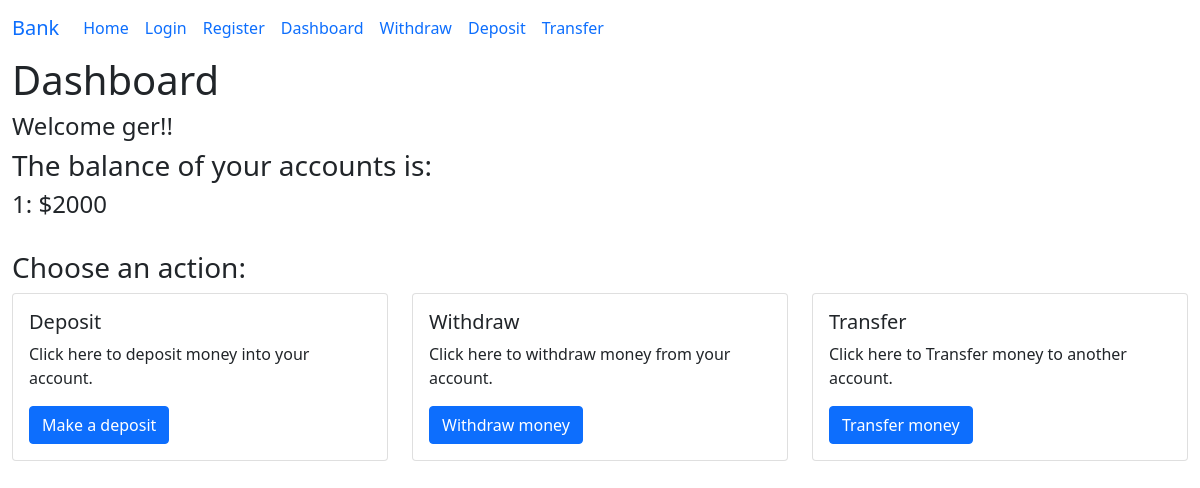
Before: /dashboard (signed in) with the older database file.
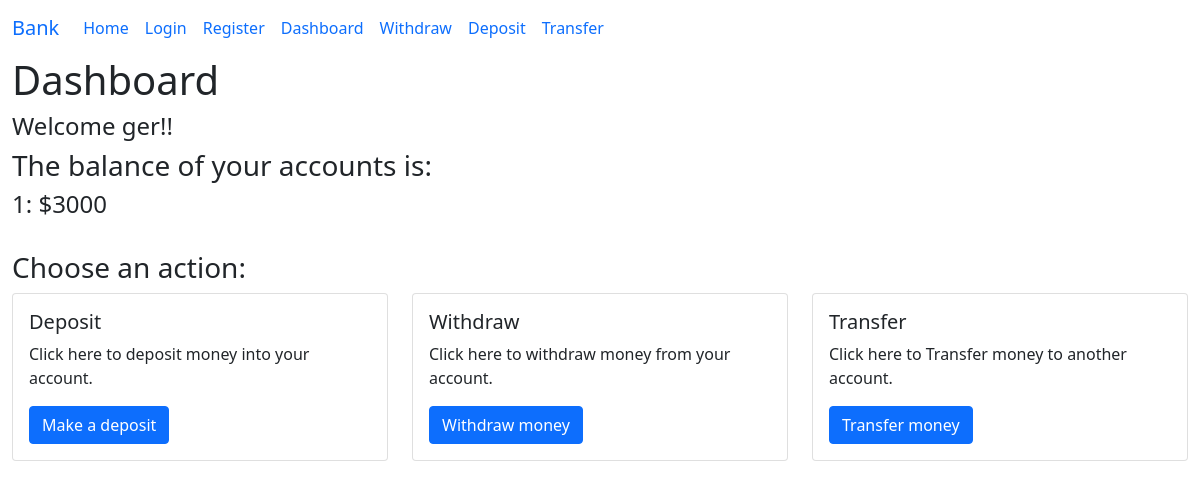
After: the same page with the newer database file.
### app.py (models this page shows, shortened)
class User(db.Model, UserMixin):
    id = db.Column(db.Integer, primary_key=True)
    username = db.Column(db.String(100), nullable=False, unique=True)
    password = db.Column(db.String(100), nullable=False)
    login_attempts = db.Column(db.Integer, default=0)
    is_locked = db.Column(db.Boolean, default=False)

class Account(db.Model):
    id = db.Column(db.Integer, primary_key=True)
    user_id = db.Column(db.Integer, db.ForeignKey('user.id'), nullable=False)
    balance = db.Column(db.Integer, default=2000)
    user = db.relationship('User', backref=db.backref('account', lazy=True))

### app.py (the view)
@app.route('/dashboard', methods=['GET'])
@login_required
def dashboard():
    user = User.query.filter_by(id=current_user.id).first()
    accounts = Account.query.filter_by(user_id=user.id).all()
    return render_template('dashboard.html', title='Dashboard', accounts=accounts, user=user)

### app.py (called while the page is built)
@login_manager.user_loader
def load_user(user_id):
    return User.query.get(int(user_id))

### templates/dashboard.html (shortened to what this page needs)
{% extends "base.html" %}
{% block content%}
<h1>Dashboard</h1>
<h4>Welcome {{ user.username }}!!</h4>
<h3>The balance of your accounts is:</h3>
{% for account in accounts %}
    <h4>{{ account.id }}: ${{ account.balance }}</h4>
{% endfor %}
<br>
<h3>Choose an action:</h3>
<div class="row">
    <div class="col-sm-4 mb-3 mb-sm-0">
      <div class="card">
        <div class="card-body">
          <h5 class="card-title">Deposit</h5>
          <p class="card-text">Click here to deposit money into your account.</p>
          <a href="/deposit" class="btn btn-primary">Make a deposit</a>
        </div>
      </div>
    </div>
    <div class="col-sm-4">
      <div class="card">
        <div class="card-body">
          <h5 class="card-title">Withdraw</h5>
          <p class="card-text">Click here to withdraw money from your account.</p>
          <a href="/withdraw" class="btn btn-primary">Withdraw money</a>
        </div>
      </div>
    </div>
    <div class="col-sm-4">
        <div class="card">
          <div class="card-body">
            <h5 class="card-title">Transfer</h5>
            <p class="card-text">Click here to Transfer money to another account.</p>
            <a href="/transfer" class="btn btn-primary">Transfer money</a>
          </div>
        </div>
      </div>
</div>
{% endblock %}

### templates/base.html (shortened to what this page needs)
<!doctype html>
<html lang="en">
<head>
    <link href="https://cdn.jsdelivr.net/npm/bootstrap@5.0.2/dist/css/bootstrap.min.css" rel="stylesheet">
</head>
<body>
    <div class="container-fluid">
        {% block content%}
        {% endblock %}
    </div>
</body>
</html>

### templates/_navbar.html (shortened to what this page needs)
<nav class="navbar navbar-expand-lg bg-body-tertiary">
    <div class="container-fluid">
      <a class="navbar-brand" href="/">Bank</a>
      <div class="collapse navbar-collapse" id="navbarNavAltMarkup">
        <div class="navbar-nav">
          <a class="nav-link active" href="/">Home</a>
          <a class="nav-link" href="/login">Login</a>
          <a class="nav-link" href="/register">Register</a>
          <a class="nav-link" href="/dashboard">Dashboard</a>
          <a class="nav-link" href="/withdraw">Withdraw</a>
          <a class="nav-link" href="/deposit">Deposit</a>
          <a class="nav-link" href="/transfer">Transfer</a>
        </div>
      </div>
    </div>
</nav>

Changed rows visible on the page:
changed Account id 1: balance "2000" → "3000"
